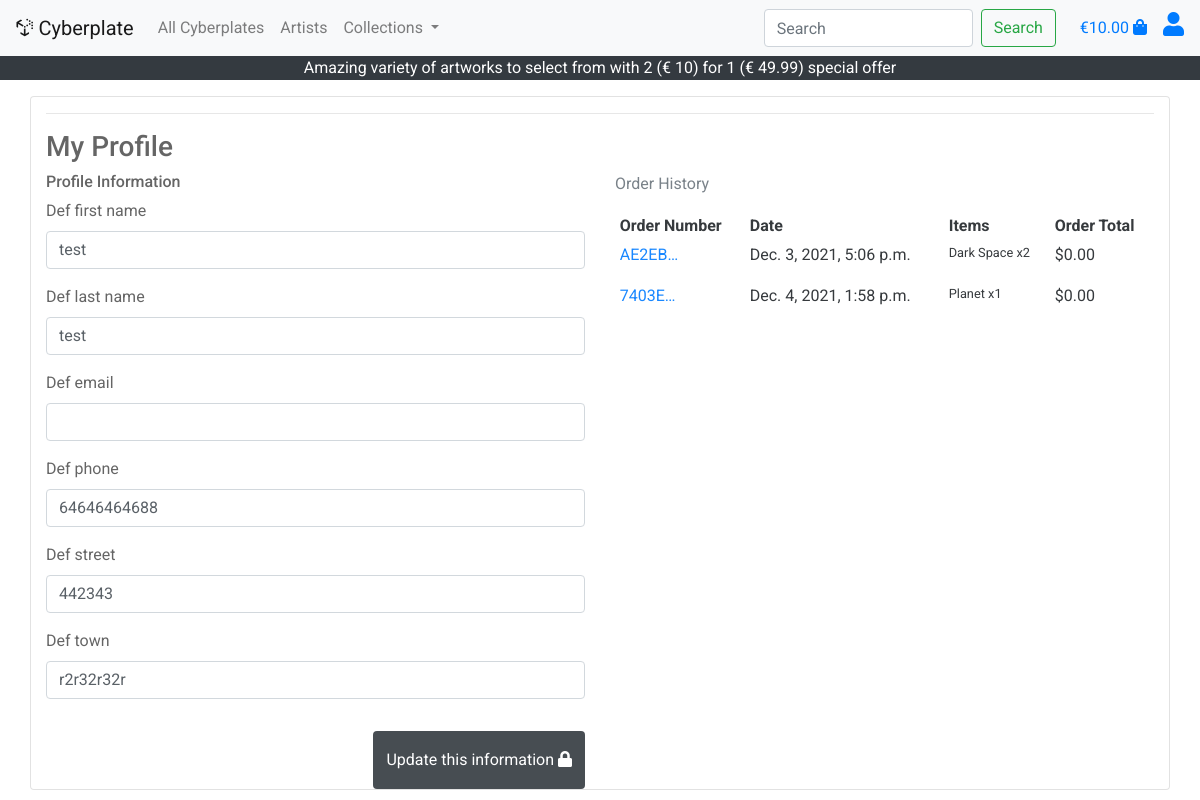
The app's page /profile/ (signed in), older data.
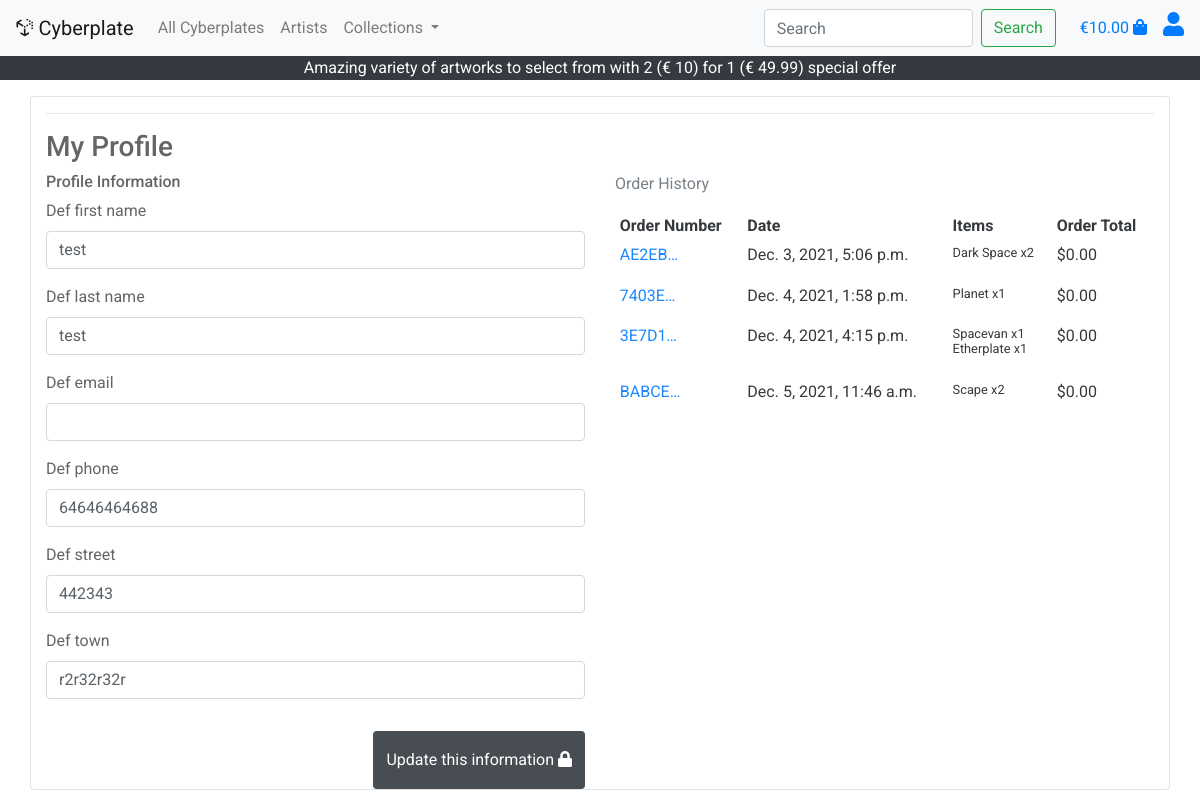
The same page, newer data.
### checkout/models.py (models this page shows, shortened)
class Order(models.Model):
    users_order_number = models.CharField(max_length=50, null=False, editable=False)
    user_profile = models.ForeignKey(UserProfile, on_delete=models.SET_NULL,
                                        null=True, blank=True, related_name='orders')
    first_name = models.CharField(max_length=50, null=False, blank=False)
    last_name = models.CharField(max_length=50, null=False, blank=False)
    email = models.EmailField(max_length=50, null=False, blank=False)
    phone = models.CharField(max_length=50, null=False, blank=False)
    street = models.CharField(max_length=100, null=False, blank=False)
    town = models.CharField(max_length=100, null=False, blank=True)
    country = models.CharField(max_length=100, null=False, blank=True)
    order_date = models.DateTimeField(auto_now_add=True)
    order_total = models.DecimalField(max_digits=8, decimal_places=2, null=False, default=0)
    grand_total = models.DecimalField(max_digits=8, decimal_places=2, null=False, default=0)
    original_bag = models.TextField(null=False, blank=False, default='')
    stripe_pid = models.CharField(max_length=254, null=False, blank=False, default='')
    def order_number(self):
        return uuid.uuid4().hex.upper()

class OrderItem(models.Model):
    order_item = models.ForeignKey(Order, null=False, blank=False, on_delete=models.CASCADE, related_name='lineitems')
    product = models.ForeignKey(Product, null=False, blank=False, on_delete=models.CASCADE)
    quantity = models.IntegerField(null=False, blank=False, default=0)
    lineitem_total = models.DecimalField(max_digits=6, decimal_places=2, null= False, blank=False)

### products/models.py (models this page shows, shortened)
class Product(models.Model):
    product_category = models.ForeignKey('Product_Category', null=True, on_delete=models.SET_NULL)
    artist = models.ForeignKey('Artist', null=True, on_delete=models.SET_NULL)
    name = models.CharField(max_length=30)
    description = models.TextField()
    price = models.DecimalField(max_digits=4, decimal_places=2)
    image_url = models.URLField(null=True, blank=True, max_length=1000)
    image = models.ImageField(null=True, blank=True)
    product_key = models.IntegerField(null=True, blank=True)

### profiles/views.py (the view)
# urls.py: path('profile/', include('profiles.urls')),
def profile(request):
    profile = get_object_or_404(UserProfile, user=request.user)
    if request.method == 'POST':
        form = UsersProfileForm(request.POST, instance=profile)
        if form.is_valid():
            form.save()
            messages.success(request, 'Profile updated successfully')
    form = UsersProfileForm(instance=profile)
    orders = profile.orders.all()
    template = 'profiles/profile.html'
    context = {
        'form': form,
        'orders': orders,
        'on_profile_page': True
    }
    return render(request, template, context)

### profiles/forms.py (shortened to what this page needs)
class UsersProfileForm(forms.ModelForm):
    class Meta:
        model = UserProfile
        exclude = ('user',)

### shopping_bag/context.py (called while the page is built, shortened)
def bag_contents(request):
    bag_items = []
    total = 0
    product_count = 0
    bag = request.session.get('bag', {})
    if total < settings.FREE_DELIVERY_THRESHOLD:
        delivery = 10
        free_delivery_delta = settings.FREE_DELIVERY_THRESHOLD - total
    else:
        delivery = 0
        free_delivery_delta = 0
    grand_total = delivery + total
    context = {
        'bag_items': bag_items,
        'total': total,
        'product_count': product_count,
        'delivery': delivery,
        'free_delivery_delta': free_delivery_delta,
        'free_delivery_threshold': settings.FREE_DELIVERY_THRESHOLD,
        'grand_total': grand_total,
    }
    return context

### profiles/templates/profiles/profile.html (shortened to what this page needs)
{% extends "base.html" %}
{% load static %}
{% block content %}
<div class="container h-100">
    <div class="row h-100">
        <div class="col card">
            <hr>
            <h3 class="logo-font">My Profile</h3>
            <div class="row">
                <div class="col-lg-6">
                    <h6 class="logo-font">Profile Information</h6>
                    <form action="{% url 'profile' %}" method="POST" id="user-profile-form">
                        {{ form|crispy }}
                        <button href="#" class="btn float-right bg-dark rounded-3 py-3 text-white mt-3"
                            id="btnUpdateProfile">Update this information <i class="fas fa-lock"></i>
                        </button>
                    </form>
                </div>
                <div class="col-lg-6">
                    <p class="text-muted">Order History</p>
                    <div class="order-history table-responsive">
                        <table class="table table-sm table-borderless">
                            <thead>
                                <tr>
                                    <th>Order Number</th>
                                    <th>Date</th>
                                    <th>Items</th>
                                    <th>Order Total</th>
                                </tr>
                            </thead>
                            <tbody>
                                {% for order in orders %}
                                <tr>
                                    <td>
                                        <a href="{% url 'order_history' order.users_order_number %}"
                                            title="{{ order.order_number }}">
                                            {{ order.order_number|truncatechars:6 }}
                                        </a>
                                    </td>
                                    <td>{{ order.order_date }}</td>
                                    <td>
                                        <ul class="list-unstyled">
                                            {% for item in order.lineitems.all %}
                                            <li class="small">
                                                {{ item.product.name }} x{{ item.quantity }}
                                            </li>
                                            {% endfor %}
                                        </ul>
                                    </td>
                                    <td>${{ order.order_total }}</td>
                                </tr>
                                {% endfor %}
                            </tbody>
                        </table>
                    </div>
                </div>
            </div>
        </div>
    </div>
</div>
{% endblock %}

Row changes from the older to the newer data that the page shows:
added Order: order_number "3E7D1…", order_date "Dec. 4, 2021, 4:15 p.m.", order_total "0.00"
added OrderItem: product.name "Spacevan", quantity "1", shown under "3E7D1…"
added OrderItem: product.name "Etherplate", quantity "1", shown under "3E7D1…"
added Order: order_number "BABCE…", order_date "Dec. 5, 2021, 11:46 a.m.", order_total "0.00"
added OrderItem: product.name "Scape", quantity "2", shown under "BABCE…"
